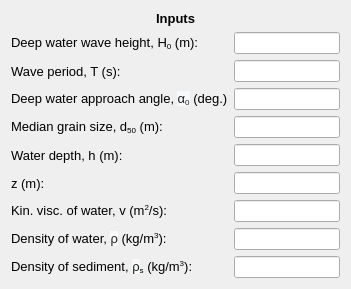
     <widget class="QWidget" name="formLayoutWidget_14">
      <property name="geometry">
       <rect>
        <x>20</x>
        <y>30</y>
        <width>351</width>
        <height>261</height>
       </rect>
      </property>
      <layout class="QFormLayout" name="formLayout_16">
       <item row="1" column="0" colspan="2">
        <widget class="QLabel" name="inputs_lbl_3">
         <property name="font">
          <font>
           <family>MS Shell Dlg 2</family>
           <pointsize>10</pointsize>
           <weight>75</weight>
           <bold>true</bold>
          </font>
         </property>
         <property name="text">
          <string>&lt;html&gt;&lt;head/&gt;&lt;body&gt;&lt;p align=&quot;center&quot;&gt;Inputs&lt;/p&gt;&lt;/body&gt;&lt;/html&gt;</string>
         </property>
        </widget>
       </item>
       <item row="2" column="0">
        <widget class="QLabel" name="H0_lbl">
         <property name="font">
          <font>
           <family>MS Shell Dlg 2</family>
           <pointsize>10</pointsize>
          </font>
         </property>
         <property name="text">
          <string>&lt;html&gt;&lt;head/&gt;&lt;body&gt;&lt;p&gt;Deep water wave height, H&lt;span style=&quot; vertical-align:sub;&quot;&gt;0&lt;/span&gt; (m):&lt;/p&gt;&lt;/body&gt;&lt;/html&gt;</string>
         </property>
        </widget>
       </item>
       <item row="2" column="1">
        <widget class="QLineEdit" name="H0_txt"/>
       </item>
       <item row="3" column="0">
        <widget class="QLabel" name="T_lbl">
         <property name="font">
          <font>
           <family>MS Shell Dlg 2</family>
           <pointsize>10</pointsize>
          </font>
         </property>
         <property name="text">
          <string>Wave period, T (s):</string>
         </property>
        </widget>
       </item>
       <item row="3" column="1">
        <widget class="QLineEdit" name="T_txt"/>
       </item>
       <item row="4" column="0">
        <widget class="QLabel" name="alpha0_lbl">
         <property name="font">
          <font>
           <family>MS Shell Dlg 2</family>
           <pointsize>10</pointsize>
           <weight>50</weight>
           <bold>false</bold>
           <strikeout>false</strikeout>
           <kerning>true</kerning>
          </font>
         </property>
         <property name="text">
          <string>&lt;html&gt;&lt;head/&gt;&lt;body&gt;&lt;p&gt;Deep water approach angle, &lt;span style=&quot; font-family:'sans-serif'; color:#202122; background-color:#f8f9fa;&quot;&gt;α&lt;/span&gt;&lt;span style=&quot; font-family:'sans-serif'; color:#202122; background-color:#f8f9fa; vertical-align:sub;&quot;&gt;0&lt;/span&gt; (deg.)&lt;/p&gt;&lt;/body&gt;&lt;/html&gt;</string>
         </property>
        </widget>
       </item>
       <item row="4" column="1">
        <widget class="QLineEdit" name="alpha0_txt"/>
       </item>
       <item row="5" column="0">
        <widget class="QLabel" name="d50_Wave_lbl">
         <property name="font">
          <font>
           <family>MS Shell Dlg 2</family>
           <pointsize>10</pointsize>
           <weight>50</weight>
           <bold>false</bold>
           <strikeout>false</strikeout>
           <kerning>true</kerning>
          </font>
         </property>
         <property name="text">
          <string>&lt;html&gt;&lt;head/&gt;&lt;body&gt;&lt;p&gt;Median grain size, d&lt;span style=&quot; vertical-align:sub;&quot;&gt;50&lt;/span&gt; (m):&lt;/p&gt;&lt;/body&gt;&lt;/html&gt;</string>
         </property>
        </widget>
       </item>
       <item row="5" column="1">
        <widget class="QLineEdit" name="d50_Wave_txt"/>
       </item>
       <item row="6" column="0">
        <widget class="QLabel" name="h_Wave_lbl">
         <property name="font">
          <font>
           <family>MS Shell Dlg 2</family>
           <pointsize>10</pointsize>
           <weight>50</weight>
           <bold>false</bold>
           <strikeout>false</strikeout>
           <kerning>true</kerning>
          </font>
         </property>
         <property name="text">
          <string>Water depth, h (m):</string>
         </property>
        </widget>
       </item>
       <item row="6" column="1">
        <widget class="QLineEdit" name="h_Wave_txt"/>
       </item>
       <item row="7" column="0">
        <widget class="QLabel" name="z_Wave_lbl">
         <property name="font">
          <font>
           <family>MS Shell Dlg 2</family>
           <pointsize>10</pointsize>
          </font>
         </property>
         <property name="text">
          <string>z (m):</string>
         </property>
        </widget>
       </item>
       <item row="7" column="1">
        <widget class="QLineEdit" name="z_Wave_txt"/>
       </item>
       <item row="8" column="0">
        <widget class="QLabel" name="nu_Wave_lbl">
         <property name="font">
          <font>
           <family>MS Shell Dlg 2</family>
           <pointsize>10</pointsize>
          </font>
         </property>
         <property name="text">
          <string>&lt;html&gt;&lt;head/&gt;&lt;body&gt;&lt;p&gt;Kin. visc. of water, v (m&lt;span style=&quot; vertical-align:super;&quot;&gt;2&lt;/span&gt;/s):&lt;/p&gt;&lt;/body&gt;&lt;/html&gt;</string>
         </property>
        </widget>
       </item>
       <item row="8" column="1">
        <widget class="QLineEdit" name="nu_Wave_txt"/>
       </item>
       <item row="9" column="0">
        <widget class="QLabel" name="ro_Wave_lbl">
         <property name="font">
          <font>
           <family>MS Shell Dlg 2</family>
           <pointsize>10</pointsize>
          </font>
         </property>
         <property name="text">
          <string>&lt;html&gt;&lt;head/&gt;&lt;body&gt;&lt;p&gt;Density of water, &lt;span style=&quot; font-family:'sans-serif'; color:#202122; background-color:#f8f9fa;&quot;&gt;ρ&lt;/span&gt; (kg/m&lt;span style=&quot; vertical-align:super;&quot;&gt;3&lt;/span&gt;):&lt;/p&gt;&lt;/body&gt;&lt;/html&gt;</string>
         </property>
        </widget>
       </item>
       <item row="9" column="1">
        <widget class="QLineEdit" name="ro_Wave_txt"/>
       </item>
       <item row="10" column="0">
        <widget class="QLabel" name="ro_s_Wave_lbl">
         <property name="font">
          <font>
           <family>MS Shell Dlg 2</family>
           <pointsize>10</pointsize>
          </font>
         </property>
         <property name="text">
          <string>&lt;html&gt;&lt;head/&gt;&lt;body&gt;&lt;p&gt;Density of sediment, &lt;span style=&quot; font-family:'sans-serif'; color:#202122; background-color:#f8f9fa;&quot;&gt;ρ&lt;/span&gt;&lt;span style=&quot; vertical-align:sub;&quot;&gt;s&lt;/span&gt; (kg/m&lt;span style=&quot; vertical-align:super;&quot;&gt;3&lt;/span&gt;):&lt;/p&gt;&lt;/body&gt;&lt;/html&gt;</string>
         </property>
        </widget>
       </item>
       <item row="10" column="1">
        <widget class="QLineEdit" name="ro_s_Wave_txt"/>
       </item>
      </layout>
     </widget>
